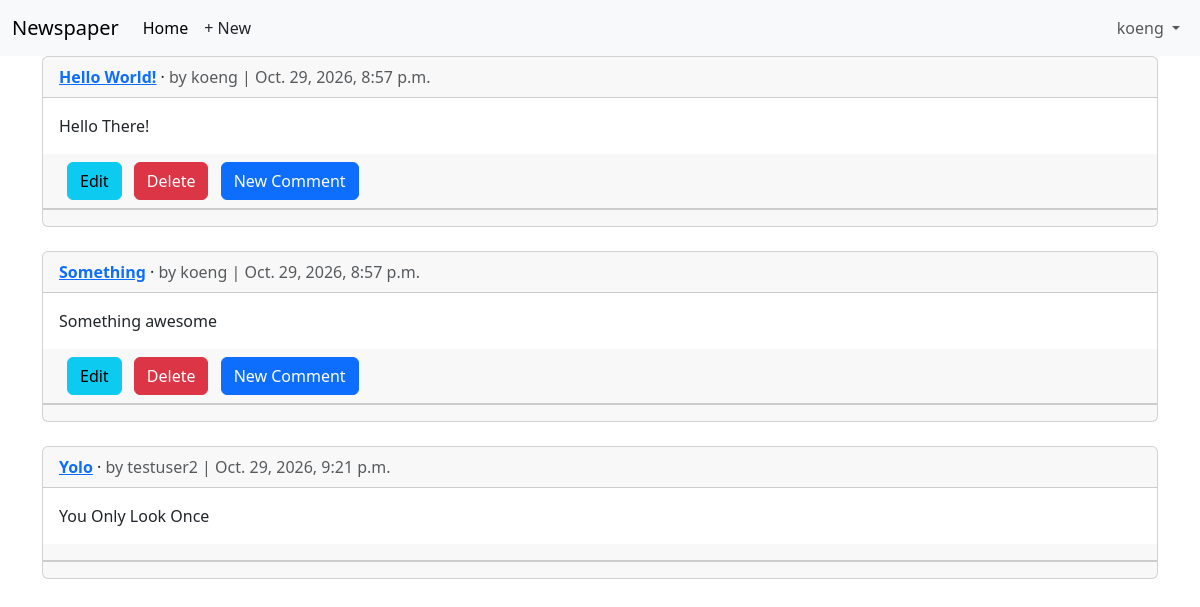
/articles/ (signed in), run on an earlier commit of the app's database.
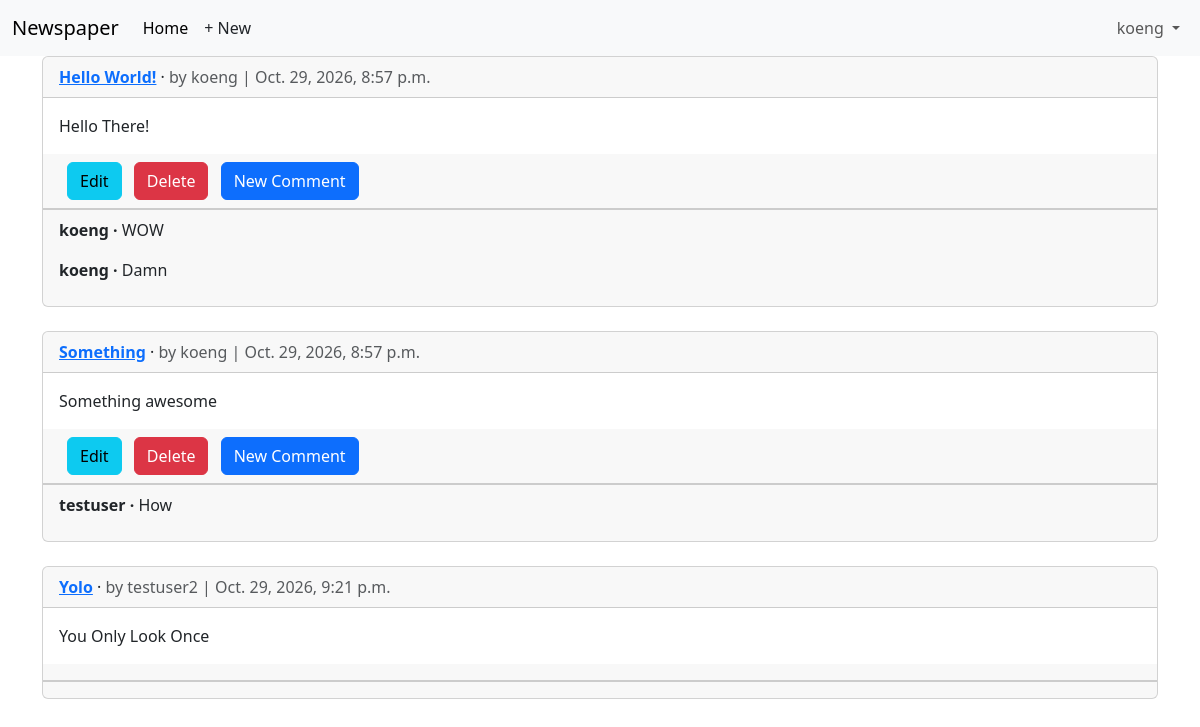
And on a later commit of the database.
### articles/models.py (models this page shows, shortened)
class Article(models.Model):
    title = models.CharField(max_length=255)
    body = models.TextField()
    date = models.DateTimeField(auto_now_add=True)
    author = models.ForeignKey(settings.AUTH_USER_MODEL, on_delete=models.CASCADE)
    def get_absolute_url(self):
        return reverse("article_detail", kwargs={"pk": self.pk})

class Comment(models.Model):  # new
    article = models.ForeignKey(Article, on_delete=models.CASCADE)
    comment = models.CharField(max_length=140)
    author = models.ForeignKey(
        settings.AUTH_USER_MODEL,
        on_delete=models.CASCADE,
    )
    def __str__(self):
        return self.comment

### accounts/models.py (models this page shows)
class CustomUser(AbstractUser):
    age = models.PositiveIntegerField(null=True, blank=True)

### articles/views.py (the view)
# urls.py: path("", ArticleListView.as_view(), name="article_list"),
class ArticleListView(LoginRequiredMixin, ListView):
    model = Article
    template_name = "article_list.html"

### templates/article_list.html (shortened to what this page needs)
{% extends "base.html" %}
{% block content %}
{% for article in article_list %}
<div class="card">
<div class="card-header">
<span class="fw-bold">
<a href="{{ article.get_absolute_url }}">{{ article.title }}</a>
</span> &middot;
<span class="text-muted">by {{ article.author }} |
{{ article.date }}</span>
</div>
<div class="card-body">
{{ article.body }}
</div>
<div class="card-header">
{% if article.author.pk == request.user.pk %}
<a class="btn btn-info ms-2" href="{% url 'article_edit' article.pk %}">Edit</a>
<a class="btn btn-danger ms-2" href="{% url 'article_delete' article.pk %}">Delete</a>
<a class="btn btn-primary ms-2" href="{{ article.get_absolute_url }}">New Comment</a>
{% endif %}
</div>
<div class="card-footer">
{% for comment in article.comment_set.all %}
<p>
<span class="fw-bold">
{{ comment.author }} &middot;
</span>
{{ comment }}
</p>
{% endfor %}
</div>
</div>
<br/>
{% endfor %}
{% endblock content %}

What changed in the data, as far as the page shows it:
added Comment: author "koeng", comment "WOW", shown under Article "Hello World!"
added Comment: author "koeng", comment "Damn", shown under Article "Hello World!"
added Comment: author "testuser", comment "How", shown under Article "Something"
